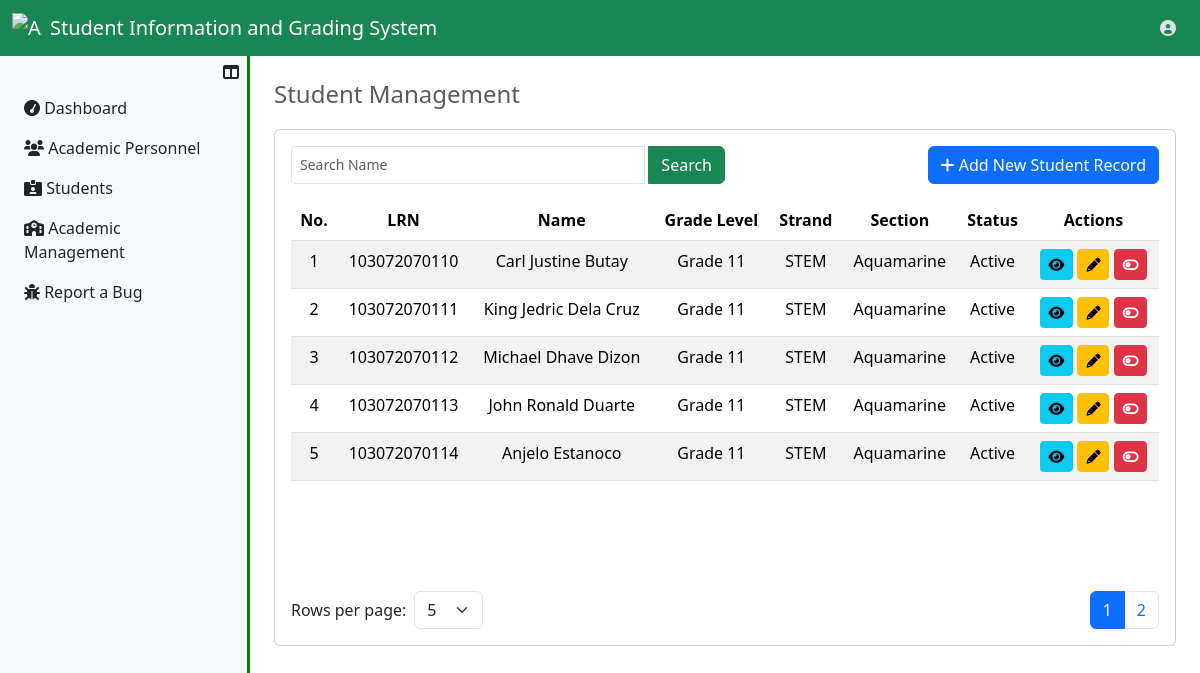
The app's page /UserRegistrar/student_management.php (signed in) with its own data.
### tables this page shows
CREATE TABLE `sc_assignments_tbl` (
  `assignment_id` int(11) NOT NULL,
  `fk_student_id` int(11) NOT NULL,
  `fk_year_id` int(11) NOT NULL,
  `fk_strand_id` int(11) NOT NULL,
  `fk_section_id` int(11) NOT NULL,
  `academic_year` varchar(20) NOT NULL,
  `assignment_status` enum('Active','Completed','Transferred') NOT NULL DEFAULT 'Active',
  `insrt_ts` datetime NOT NULL,
  `updt_ts` datetime NOT NULL
);

CREATE TABLE `students_tbl` (
  `student_id` int(11) NOT NULL,
  `lrn_number` varchar(250) NOT NULL,
  `s_fname` varchar(50) NOT NULL,
  `s_mname` varchar(50) DEFAULT NULL,
  `s_lname` varchar(50) NOT NULL,
  `s_suffix` varchar(10) DEFAULT NULL,
  `s_sex` enum('Male','Female') NOT NULL,
  `s_birthdate` date NOT NULL,
  `s_status` enum('Active','Inactive') NOT NULL,
  `insrt_ts` datetime NOT NULL,
  `updt_ts` datetime DEFAULT NULL
);

CREATE TABLE `year_levels_tbl` (
  `year_level_id` int(11) NOT NULL,
  `yl_name` varchar(250) NOT NULL,
  `insrt_ts` datetime NOT NULL,
  `updt_ts` datetime DEFAULT NULL
);

CREATE TABLE `strands_tbl` (
  `strand_id` int(11) NOT NULL,
  `strand_name` varchar(250) NOT NULL,
  `strand_nn` varchar(20) NOT NULL,
  `insrt_ts` datetime NOT NULL,
  `updt_ts` datetime DEFAULT NULL
);

CREATE TABLE `sections_tbl` (
  `section_id` int(11) NOT NULL,
  `fk_year_id` int(11) NOT NULL,
  `fk_strand_id` int(11) NOT NULL,
  `section_name` varchar(250) NOT NULL,
  `insrt_ts` datetime NOT NULL,
  `updt_ts` datetime DEFAULT NULL
);

### UserRegistrar/student_management.php (the view, shortened to what this page needs)
<?php
    include ("../server_connection/db_connect.php");
?>
<!DOCTYPE html>
<html lang="en">
<head>
    <link rel="stylesheet" href="../../Bootstrap/css/bootstrap.min.css">
    <link rel="stylesheet" href="https://cdnjs.cloudflare.com/ajax/libs/font-awesome/6.0.0-beta3/css/all.min.css">
</head>
<body>
    <?php include '../Assets/components/RegistrarNavbar.php'; ?>
    <div class="d-flex">
        <?php include '../Assets/components/RegistrarSidebar.php'; ?>
        <div class="content p-4 flex-grow-1">
            <h4 class="text-muted">Student Management</h4>
            <div class="card table-container">
                <div class="card-body">
                    <div class="d-flex justify-content-between mb-3">
                        <div class="input-group w-50">
                            <input type="text" class="form-control form-control-sm me-1" id="searchInput" placeholder="Search Name">
                            <button class="btn btn-success" id="searchButton">Search</button>
                        </div>
                        <a href="AddStudent.php" class="btn btn-primary">
                            <i class="fas fa-plus"></i>
                            Add New Student Record
                        </a>
                    </div>
                    <div class="table-responsive">
                        <table class="table table-striped" id="studentsTable">
                            <thead align="center">
                                <tr>
                                    <th>No.</th>
                                    <th>LRN</th>
                                    <th>Name</th>
                                    <th>Grade Level</th>
                                    <th>Strand</th>
                                    <th>Section</th>
                                    <th>Status</th>
                                    <th>Actions</th>
                                </tr>
                            </thead>
                            <tbody id="tableBody" align="center">
                                <?php
                                    $sql = "SELECT SC.assignment_id, A.student_id, A.s_status, A.lrn_number, A.s_fname, A.s_lname, A.s_suffix, A.s_status,
                                    B.yl_name, C.strand_nn, D.section_name
                                    FROM sc_assignments_tbl  AS SC INNER JOIN
                                    students_tbl AS A on SC.fk_student_id=A.student_id
                                    INNER JOIN year_levels_tbl AS B ON SC.fk_year_id=B.year_level_id
                                    INNER JOIN strands_tbl AS C ON SC.fk_strand_id=C.strand_id
                                    INNER JOIN sections_tbl AS D ON SC.fk_section_id=section_id";
                                    try
                                    {
                                        $result=$conn->prepare($sql);
                                        $result->execute();
                                        if($result->rowcount()>0)
                                        {
                                            $i=1;
                                            while($row=$result->fetch(PDO::FETCH_ASSOC))
                                            {
                                                echo "
                                                    <tr>
                                                        <td class='text-center'>{$i} </td>
                                                        <td class='text-center'>{$row["lrn_number"]}</td>
                                                        <td>{$row["s_fname"]} {$row["s_lname"]} {$row["s_suffix"]}</td>
                                                        <td>{$row["yl_name"]}</td>
                                                        <td>{$row["strand_nn"]}</td>
                                                        <td>{$row["section_name"]}</td>
                                                        <td>{$row["s_status"]} </td>";
                                                        ?>
                                                        <td class='text-center'>
                                                            <?php
                                                            echo "
                                                                <a href='ViewStudent.php?assignment_id={$row["assignment_id"]}' class='btn btn-info btn-sm'>
                                                                    <i class='fas fa-eye'></i>
                                                                </a>
                                                                <a href='EditStudent.php?student_id={$row["student_id"]}' class='btn btn-warning btn-sm'>
                                                                    <i class='fas fa-pencil'></i>
                                                                </a>
                                                                <button class='btn " . ($row["s_status"] == 'Active' ? "btn-danger" : "btn-success") . " btn-sm toggle-status' data-user-id='{$row["student_id"]}' data-new-status='" . ($row["s_status"] == 'Active' ? "Inactive" : "Active") . "'>
                                                                    <i class='fas " . ($row["s_status"] == 'Active' ? "fa-toggle-off" : "fa-toggle-on") . "'></i>
                                                                </button>
                                                            ";
                                                            ?>
                                                        </td>
                                                    </tr>
                                                <?php
                                                $i++;
                                            }
                                        }
                                        else
                                        {
                                            echo "<tr><tdv colspan = '6'> No records found. </td></tr>";
                                        }
                                    }
                                    catch(Exception $e)
                                    {
                                        echo "Unexpected error has been occured!" . $e ->getMessage();
                                    }
                                ?>
                            </tbody>
                        </table>
                    </div>
                    <div class="d-flex justify-content-between align-items-center mt-3">
                        <div class="d-inline-flex align-items-center">
                            <label for="rowsPerPage" class="me-2 mb-0">Rows per page:</label>
                            <select id="rowsPerPage" class="form-select">
                                <option value="5">5</option>
                            </select>
                        </div>
                        <nav>
                            <ul class="pagination mb-0" id="pagination"></ul>
                        </nav>
                    </div>
                </div>
            </div>
        </div>
    </div>
</body>
</html>

### UserRegistrar/student_management.php (style rules this page uses)
.table-container { margin-top: 20px; min-width: 100%; }
.table-responsive { height: 375px; }
.content { transition: margin-left 0.3s ease; }
#rowsPerPage { width: auto; }

### records on screen
sc_assignments_tbl: fk_student.lrn_number "103072070110", fk_student.s_fname "Carl Justine", fk_student.s_lname "Butay", fk_year.yl_name "Grade 11", fk_strand.strand_nn "STEM", fk_section.section_name "Aquamarine", fk_student.s_status "Active"
sc_assignments_tbl: fk_student.lrn_number "103072070111", fk_student.s_fname "King Jedric", fk_student.s_lname "Dela Cruz", fk_year.yl_name "Grade 11", fk_strand.strand_nn "STEM", fk_section.section_name "Aquamarine", fk_student.s_status "Active"
sc_assignments_tbl: fk_student.lrn_number "103072070112", fk_student.s_fname "Michael Dhave", fk_student.s_lname "Dizon", fk_year.yl_name "Grade 11", fk_strand.strand_nn "STEM", fk_section.section_name "Aquamarine", fk_student.s_status "Active"
sc_assignments_tbl: fk_student.lrn_number "103072070113", fk_student.s_fname "John Ronald", fk_student.s_lname "Duarte", fk_year.yl_name "Grade 11", fk_strand.strand_nn "STEM", fk_section.section_name "Aquamarine", fk_student.s_status "Active"
sc_assignments_tbl: fk_student.lrn_number "103072070114", fk_student.s_fname "Anjelo", fk_student.s_lname "Estanoco", fk_year.yl_name "Grade 11", fk_strand.strand_nn "STEM", fk_section.section_name "Aquamarine", fk_student.s_status "Active"
